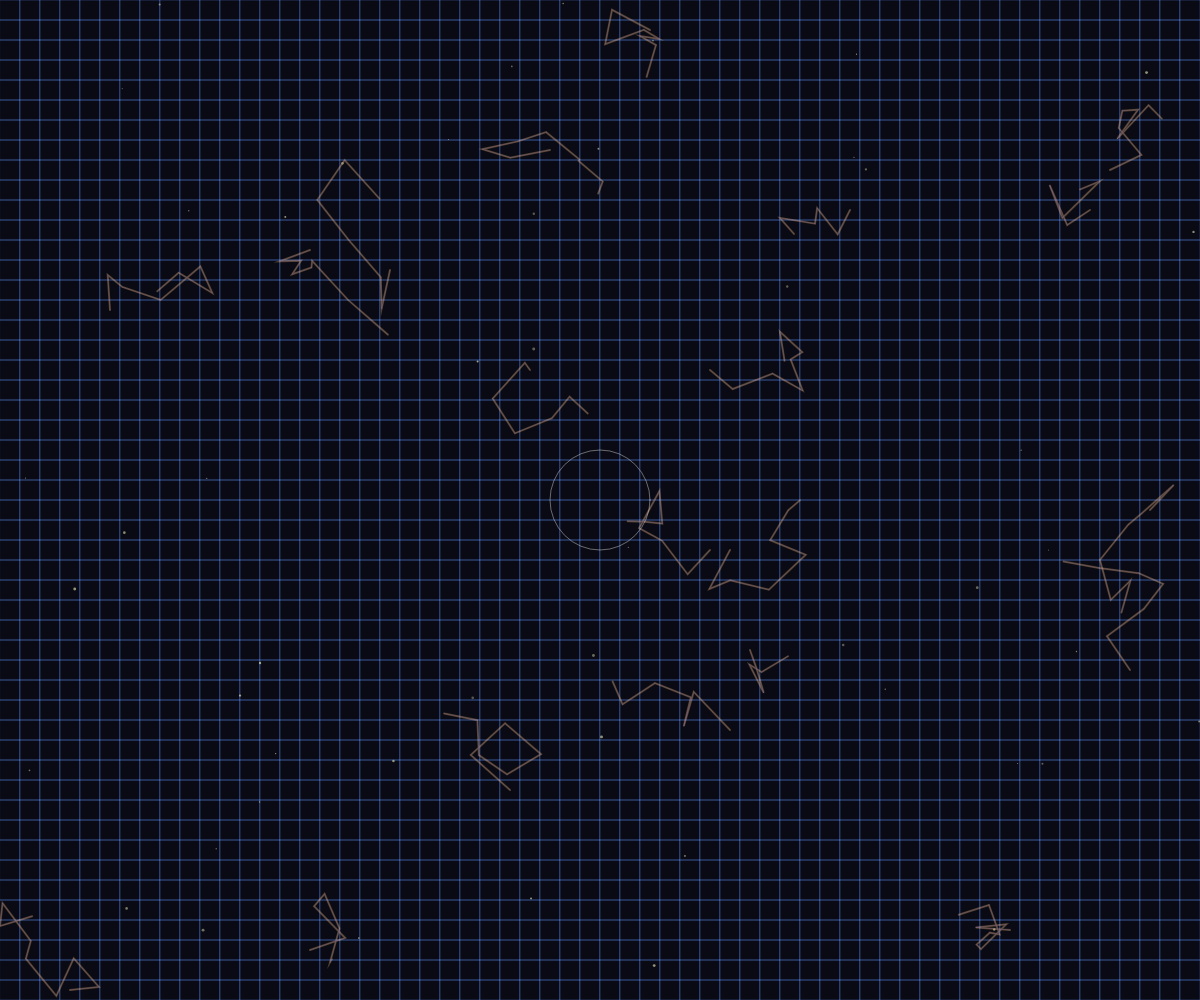
Frame 1 (no input)
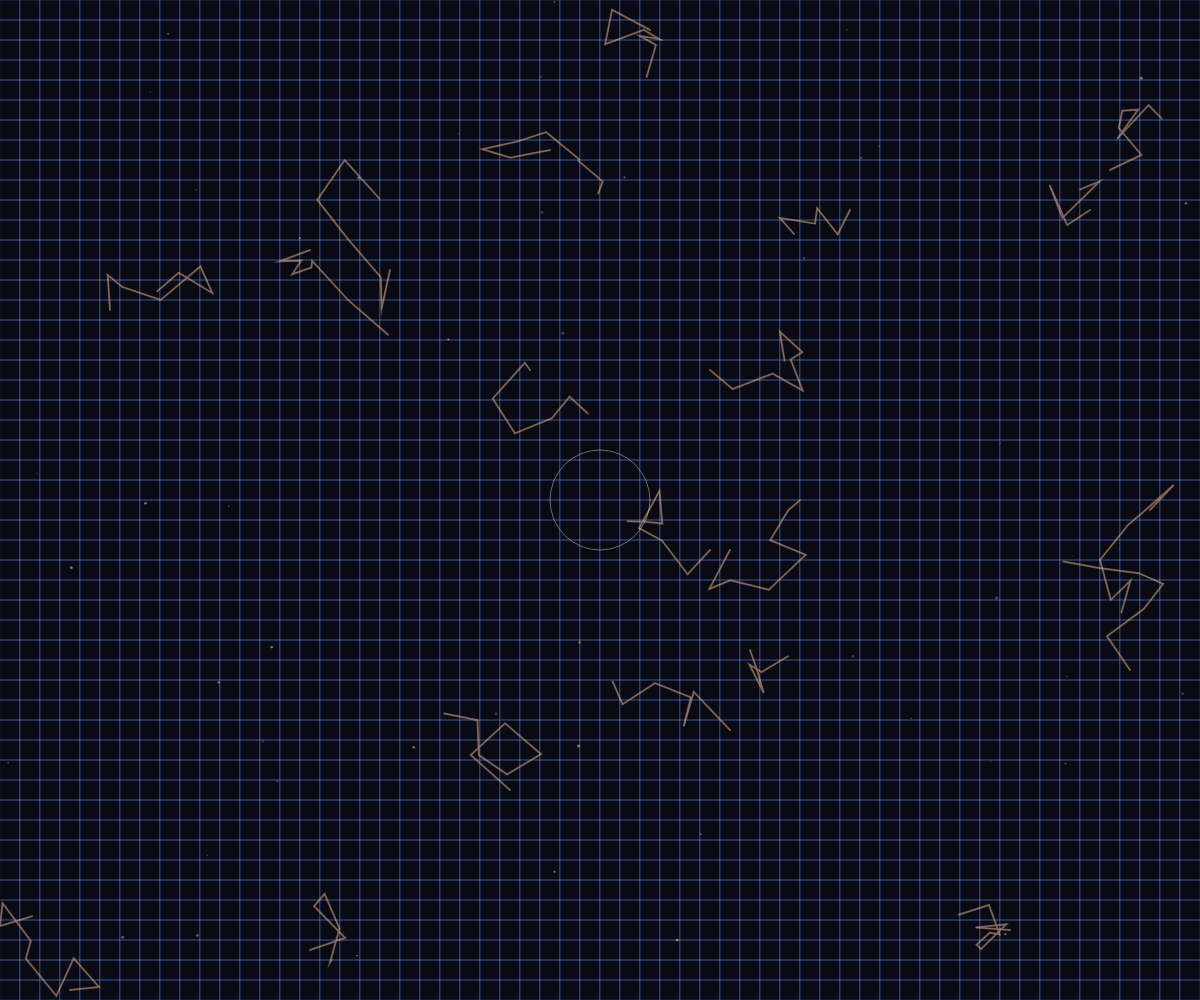
Frame 60 (no input)
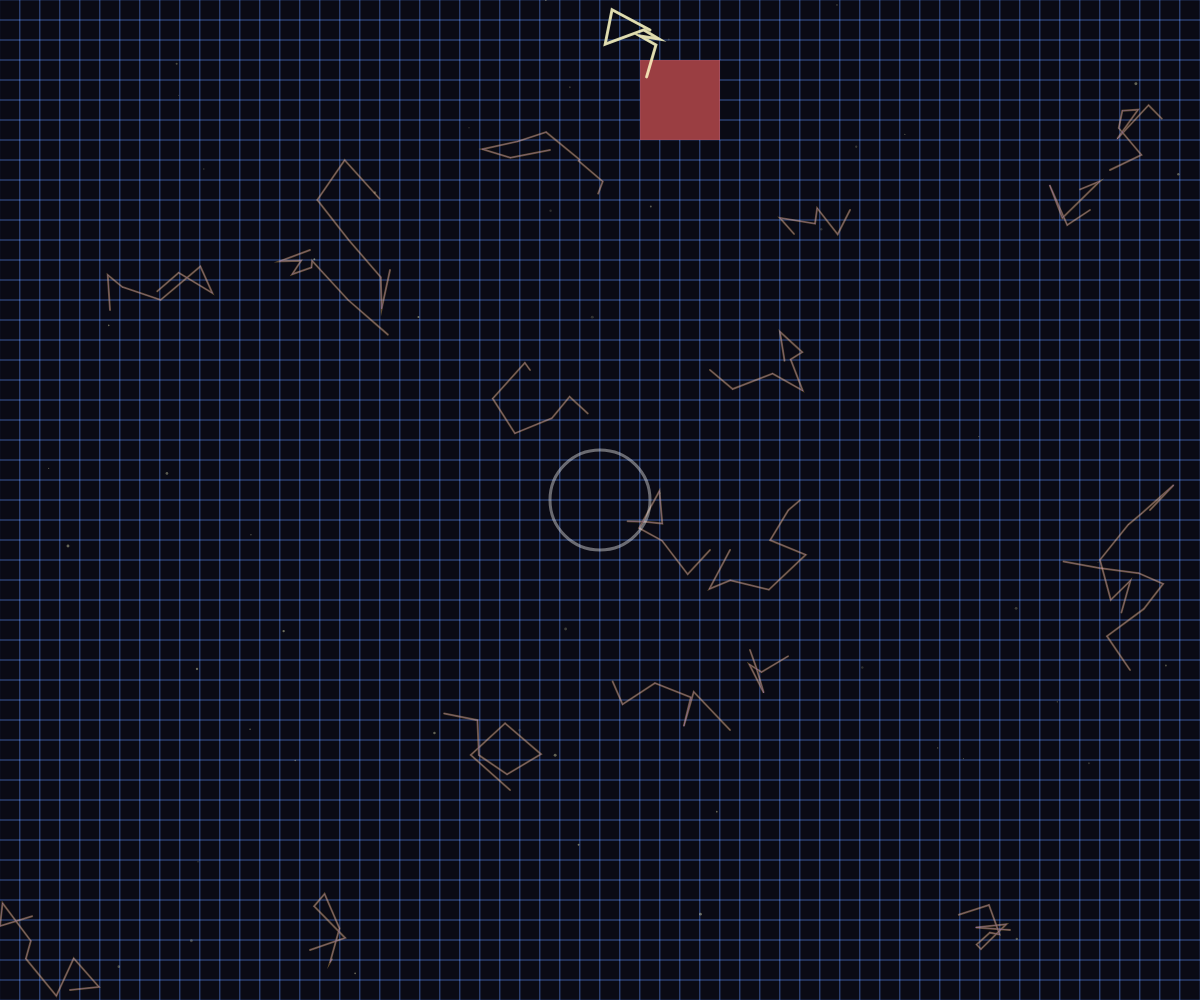
Frame 120 (the mouse pressed at the canvas centre since frame 60)

The p5.js sketch that drew these frames (run headless with seeded random() and noise() and a simulated clock; from frame 60 on, the mouse is pressed at the canvas centre):

// p5.js sketch
// ── sketch.js
let grid = [];
let paths = [];
let blockSize = 20;
let rows, cols;
let isClicked = false;
let glowIntensity = 0;
let pulseSpeed = 0.02;
let clickAreaRadius = 50;
let blockedSection = {x: 0, y: 0, width: 0, height: 0};
let trails = [];

function setup() {
  createCanvas(windowWidth, windowHeight);
  rows = floor(height / blockSize);
  cols = floor(width / blockSize);

  // Create grid structure
  for (let y = 0; y < rows; y++) {
    grid[y] = [];
    for (let x = 0; x < cols; x++) {
      grid[y][x] = {
        x: x * blockSize,
        y: y * blockSize,
        isBlocked: false
      };
    }
  }

  // Generate potential paths
  generatePaths();
  
  // Initialize trails
  for (let i = 0; i < 50; i++) {
    trails.push({
      x: random(width),
      y: random(height),
      speedX: random(-0.5, 0.5),
      speedY: random(-0.5, 0.5),
      size: random(1, 3),
      life: random(100, 200)
    });
  }
}

function draw() {
  background(10, 10, 20);
  
  // Pulsing glow effect
  glowIntensity = sin(frameCount * pulseSpeed) * 0.3 + 0.7;
  
  // Draw grid
  stroke(100, 150, 255, 80);
  strokeWeight(1);
  noFill();
  
  for (let y = 0; y < rows; y++) {
    for (let x = 0; x < cols; x++) {
      if (!grid[y][x].isBlocked) {
        rect(grid[y][x].x, grid[y][x].y, blockSize, blockSize);
      }
    }
  }
  
  // Draw trails
  noStroke();
  for (let trail of trails) {
    fill(255, 255, 200, trail.life * 0.8);
    ellipse(trail.x, trail.y, trail.size);
    
    // Update trail position and life
    trail.x += trail.speedX;
    trail.y += trail.speedY;
    trail.life -= 0.5;
    
    // Reset trail if it's too old or off-screen
    if (trail.life <= 0 || trail.x < 0 || trail.x > width || trail.y < 0 || trail.y > height) {
      trail.x = random(width);
      trail.y = random(height);
      trail.life = random(100, 200);
    }
  }

  // Draw paths
  strokeWeight(2);
  for (let path of paths) {
    if (path.length > 1) {
      beginShape();
      noFill();
      stroke(255, 200, 100, 100 * glowIntensity);
      
      for (let i = 0; i < path.length; i++) {
        let p = path[i];
        vertex(p.x, p.y);
      }
      endShape();
    }
  }

  // Draw connecting lines from paths to grid points
  strokeWeight(1);
  for (let path of paths) {
    if (path.length > 1) {
      stroke(200, 150, 255, 80 * glowIntensity);
      for (let i = 0; i < path.length - 1; i++) {
        line(path[i].x, path[i].y, path[i+1].x, path[i+1].y);
      }
    }
  }

  // Draw blocked sections if clicked
  if (isClicked) {
    strokeWeight(3);
    fill(255, 100, 100, 150);
    noStroke();
    for (let y = 0; y < rows; y++) {
      for (let x = 0; x < cols; x++) {
        if (grid[y][x].isBlocked) {
          rect(grid[y][x].x, grid[y][x].y, blockSize, blockSize);
        }
      }
    }
    
    // Brighten paths when clicked
    strokeWeight(3);
    for (let path of paths) {
      if (path.length > 1 && isPathInBlockedArea(path)) {
        stroke(255, 255, 200, 200);
        beginShape();
        noFill();
        for (let i = 0; i < path.length; i++) {
          let p = path[i];
          vertex(p.x, p.y);
        }
        endShape();
      }
    }
  }

  // Draw click area indicator
  stroke(255, 255, 255, 100);
  noFill();
  ellipse(width/2, height/2, clickAreaRadius * 2, clickAreaRadius * 2);
}

function generatePaths() {
  // Create some random paths
  for (let i = 0; i < 20; i++) {
    let path = [];
    let startX = floor(random(cols)) * blockSize + blockSize/2;
    let startY = floor(random(rows)) * blockSize + blockSize/2;
    
    path.push({x: startX, y: startY});
    
    // Create a path of 5-10 segments
    for (let j = 0; j < floor(random(5, 10)); j++) {
      let lastPoint = path[path.length - 1];
      let nextX = lastPoint.x + random(-blockSize*2, blockSize*2);
      let nextY = lastPoint.y + random(-blockSize*2, blockSize*2);
      
      // Keep within bounds
      nextX = constrain(nextX, 0, width);
      nextY = constrain(nextY, 0, height);
      
      path.push({x: nextX, y: nextY});
    }
    
    paths.push(path);
  }
}

function isPathInBlockedArea(path) {
  for (let point of path) {
    let gridX = floor(point.x / blockSize);
    let gridY = floor(point.y / blockSize);
    
    if (gridY >= 0 && gridY < rows && gridX >= 0 && gridX < cols) {
      if (grid[gridY][gridX].isBlocked) {
        return true;
      }
    }
  }
  return false;
}

function mousePressed() {
  // Only respond to clicks at the center of the canvas
  let centerX = width / 2;
  let centerY = height / 2;
  
  let d = dist(mouseX, mouseY, centerX, centerY);
  if (d < clickAreaRadius) { // Clicked within click area
    isClicked = true;
    
    // Lock in a random section of the puzzle
    let blockRows = floor(random(3, 7));
    let blockCols = floor(random(3, 7));
    let startX = floor(random(cols - blockCols));
    let startY = floor(random(rows - blockRows));
    
    blockedSection = {x: startX, y: startY, width: blockCols, height: blockRows};
    
    for (let y = 0; y < blockRows; y++) {
      for (let x = 0; x < blockCols; x++) {
        if (startY + y < rows && startX + x < cols) {
          grid[startY + y][startX + x].isBlocked = true;
        }
      }
    }
  }
}

function windowResized() {
  resizeCanvas(windowWidth, windowHeight);
  rows = floor(height / blockSize);
  cols = floor(width / blockSize);
}
